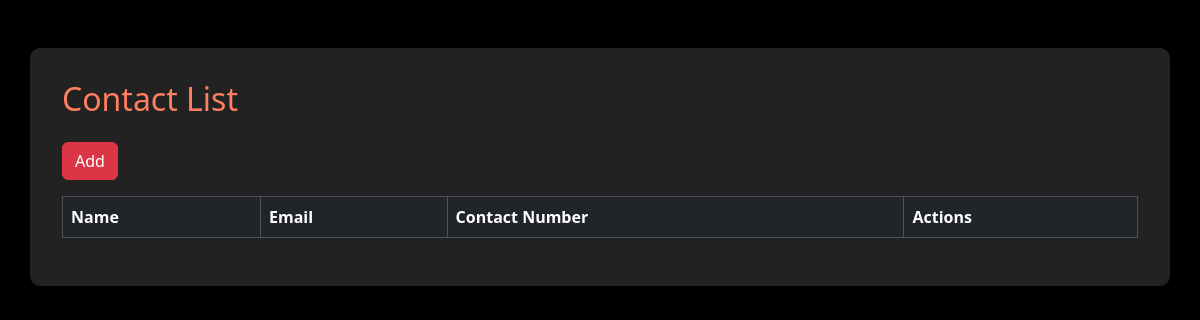
Before: / with the older database file.
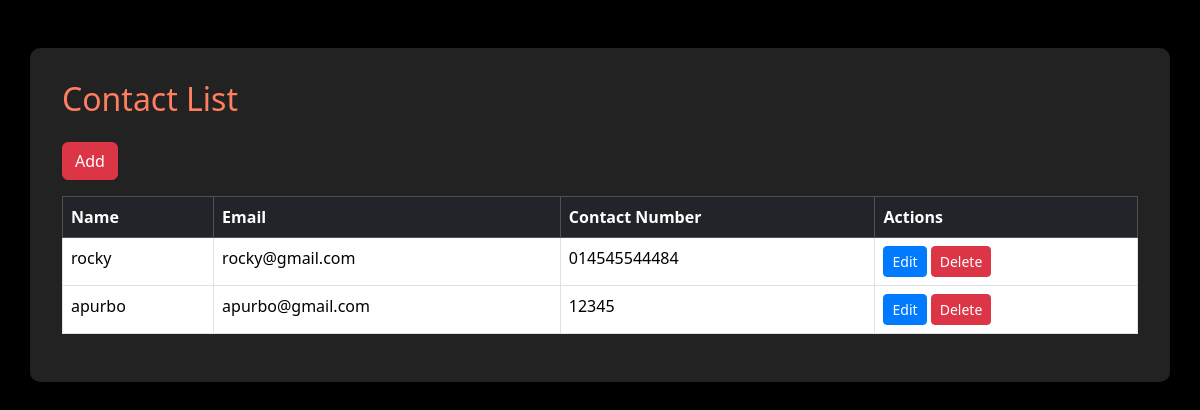
After: the same page with the newer database file.
### home/models.py (models this page shows, shortened)
class Employ(models.Model):
    name = models.CharField(max_length=50)
    email = models.EmailField(max_length=200)
    profile_image = models.ImageField(upload_to='uploads/%Y/%m/%d')
    phone = models.CharField(max_length=50)
    created_at = models.DateTimeField(auto_now_add = True)
    updated_at = models.DateTimeField(auto_now = True)

### home/views.py (the view)
# urls.py: 2. Add a URL to urlpatterns:  path('', views.home, name='home')
def home(requset):
    employe = Employ.objects.all()
    context = {
        'employe':employe,
    }
    return render(requset,"home.html",context)

### Templates/home.html (shortened to what this page needs)
<!DOCTYPE html>
<html lang="en">
<head>
    <link href="https://cdn.jsdelivr.net/npm/bootstrap@5.3.3/dist/css/bootstrap.min.css" rel="stylesheet">
</head>
<body>
    <div class="container mt-5">
        <h2 class="mb-4">Contact List</h2>
        <a href="{% url 'add_employe' %}"><button class="btn btn-danger mb-3">Add</button></a>
        <table class="table table-bordered">
            <thead class="table-dark">
                <tr>
                    <th>Name</th>
                    <th>Email</th>
                    <th>Contact Number</th>
                    <th>Actions</th>
                </tr>
            </thead>
            <tbody>
                {% for emp in employe %}
                <tr>
                    <td>{{ emp.name }}</td>
                    <td>{{ emp.email }}</td>
                    <td>{{ emp.phone }}</td>
                    <td>
                        <a href="{% url 'edit_employe' emp.id %}"><button class="btn btn-primary btn-sm">Edit</button></a>
                        <a href="{% url 'delete_employe' emp.id %}"><button class="btn btn-danger btn-sm">Delete</button></a>
                    </td>
                </tr>
                {% endfor %}
            </tbody>
        </table>
    </div>
</body>
</html>

### Templates/home.html (style rules this page uses)
body { background-color: black; color: white; }
.container { background-color: #222; padding: 2rem; border-radius: 10px; box-shadow: 0 4px 8px rgba(0, 0, 0, 0.1); }
.btn-danger, .btn-primary { background-color: #dc3545; border-color: #dc3545; }
.btn-primary { background-color: #007bff; border-color: #007bff; }
.table { color: white; }
.table thead { background-color: #333; }
.table tbody tr { background-color: #444; }
h2 { color: #ff7e5f; }

Changed rows visible on the page:
added Employ: name "rocky", email "rocky@gmail.com", phone "014545544484"
added Employ: name "apurbo", email "apurbo@gmail.com", phone "12345"
